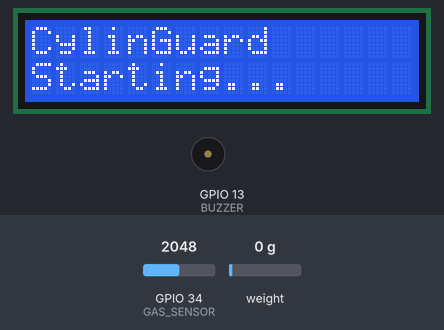
A sketch run on a simulated ESP32. Shown: 16×2 character LCD, buzzer (waves = sounding, pin HIGH). Inputs (shaded band) come from the test bench; at power-on: GPIO 34 (GAS_SENSOR) = 2048, weight on the scale 0 g (analog values on the 0–4095 scale). WiFi joins after 1.5 s; servers stay silent unless stated; the modem accepts every AT command (registered, SIM ready, sends succeed) and sends nothing else; what the sketch prints to the serial monitor is not drawn.

Above: at 0.1 s.
At 2.1 s:
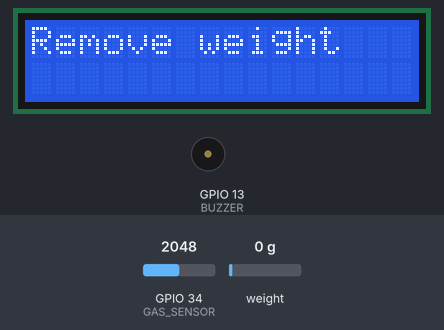
At 9.7 s:
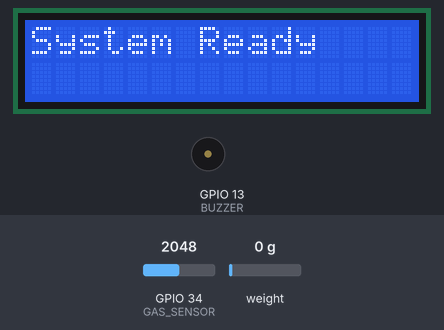
At 11.3 s:
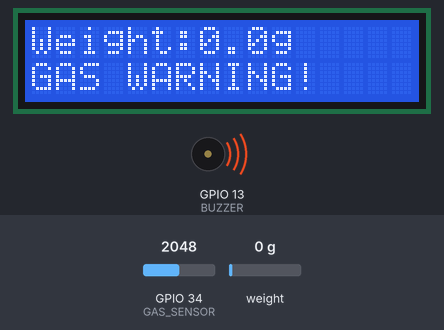
Timing chart, 0 to 12.8 s (numbered marks = the images above):
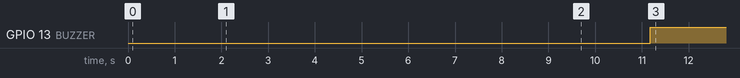

The sketch:

cylinguard_gsm_lcd.ino
```cpp
/*
 * CylinGuard GSM/LCD firmware variant
 *
 * Local behavior:
 *   - Displays gross load-cell weight and MQ-6 value on a 16x2 I2C LCD.
 *   - Sounds the buzzer for gas or low weight.
 *   - Sends an SMS and places a call on each alert transition, with cooldown.
 *
 * Backend behavior:
 *   - Uses ESP32 Wi-Fi to POST readings to /api/iot/sensor-data.
 *   - Sends weight in kilograms because that is the backend contract.
 *
 * This sketch is intentionally in its own folder. Do not place it beside another
 * sketch with setup() and loop(), because Arduino compiles all .ino files in one
 * sketch directory together.
 *
 * Verify the sensor calibration, MQ-6 threshold, relay/actuator safety, Wi-Fi
 * credentials, and GSM wiring on real hardware before deployment.
 */

#include <ArduinoJson.h>
#include <HTTPClient.h>
#include <LiquidCrystal_I2C.h>
#include <WiFi.h>
#include <Wire.h>
#include "HX711.h"

// LCD 16x2 I2C
LiquidCrystal_I2C lcd(0x27, 16, 2);

// HX711 load cell
static const uint8_t HX711_DT = 18;
static const uint8_t HX711_SCK = 19;
HX711 scale;

// The factor must be calibrated for this load cell and library unit convention.
static const float CALIBRATION_FACTOR = 208.614f;

// MQ-6 analog input
static const uint8_t GAS_SENSOR = 34;
static const int GAS_THRESHOLD = 2000;

// GSM module
static const uint8_t GSM_RX = 26;
static const uint8_t GSM_TX = 27;
HardwareSerial gsm(1);
const char PHONE_NUMBER[] = "+<COUNTRY_CODE><PHONE_NUMBER>";

// Wi-Fi/backend
const char WIFI_SSID[] = "REPLACE_WITH_WIFI_SSID";
const char WIFI_PASSWORD[] = "REPLACE_WITH_WIFI_PASSWORD";
const char API_BASE[] = "http://192.168.1.100";
const char DEVICE_ID[] = "ESP32-CYL-001";
const char DEVICE_API_KEY[] = "";

// Buzzer and thresholds
static const uint8_t BUZZER = 13;
static const float LOW_WEIGHT_GRAMS = 300.0f;
static const unsigned long ALERT_COOLDOWN_MS = 60000UL;

// Timing and sampling
static const uint8_t WEIGHT_SAMPLES = 5;
static const uint8_t GAS_SAMPLES = 8;
static const unsigned long REPORT_INTERVAL_MS = 30000UL;
static const unsigned long WIFI_RETRY_INTERVAL_MS = 15000UL;
static const uint16_t HTTP_TIMEOUT_MS = 8000;

unsigned long lastGasAlert = 0;
unsigned long lastWeightAlert = 0;
unsigned long lastReport = 0;
unsigned long lastWiFiAttempt = 0;
unsigned long reportIntervalMs = REPORT_INTERVAL_MS;

void sendSMS(const char* message) {
  gsm.println("AT+CMGF=1");
  delay(500);
  gsm.print("AT+CMGS=\"");
  gsm.print(PHONE_NUMBER);
  gsm.println("\"");
  delay(1000);
  gsm.print(message);
  delay(300);
  gsm.write(26);
  delay(5000);
}

void makeCall() {
  gsm.print("ATD");
  gsm.print(PHONE_NUMBER);
  gsm.println(";");
  delay(15000);
  gsm.println("ATH");
  delay(1000);
}

void sendAlert(const char* message) {
  Serial.println(message);
  sendSMS(message);
  makeCall();
}

void connectWiFi(bool force) {
  if (WiFi.status() == WL_CONNECTED) {
    return;
  }

  unsigned long now = millis();
  if (!force && now - lastWiFiAttempt < WIFI_RETRY_INTERVAL_MS) {
    return;
  }
  lastWiFiAttempt = now;

  Serial.print("Connecting to Wi-Fi");
  WiFi.mode(WIFI_STA);
  WiFi.begin(WIFI_SSID, WIFI_PASSWORD);

  unsigned long deadline = millis() + 6000UL;
  while (WiFi.status() != WL_CONNECTED && millis() < deadline) {
    delay(250);
    Serial.print(".");
  }
  Serial.println();

  if (WiFi.status() == WL_CONNECTED) {
    Serial.print("Wi-Fi connected: ");
    Serial.println(WiFi.localIP());
  } else {
    Serial.println("Wi-Fi unavailable; local monitoring continues");
  }
}

void adoptReportInterval(const String& response) {
  if (response.length() == 0) {
    return;
  }

  JsonDocument document;
  if (deserializeJson(document, response)) {
    Serial.println("Invalid backend response; keeping current interval");
    return;
  }

  unsigned long seconds = document["report_interval_seconds"] | 0UL;
  if (seconds < 5UL || seconds > 3600UL) {
    return;
  }
  reportIntervalMs = seconds * 1000UL;
}

bool postReading(float weightGrams, int gasValue) {
  if (WiFi.status() != WL_CONNECTED) {
    return false;
  }

  JsonDocument document;
  document["device_id"] = DEVICE_ID;
  document["total_weight_kg"] = weightGrams / 1000.0f;
  document["gas_sensor_value"] = gasValue;
  document["wifi_status"] = "CONNECTED";
  document["firmware_version"] = "2.0.0-gsm-lcd";

  String body;
  serializeJson(document, body);

  HTTPClient http;
  String url = String(API_BASE) + "/api/iot/sensor-data";
  http.setTimeout(HTTP_TIMEOUT_MS);
  if (!http.begin(url)) {
    Serial.println("Could not start backend request");
    return false;
  }

  http.addHeader("Content-Type", "application/json");
  if (strlen(DEVICE_API_KEY) > 0) {
    http.addHeader("X-Device-Key", DEVICE_API_KEY);
  }

  int statusCode = http.POST(body);
  if (statusCode >= 200 && statusCode < 300) {
    String response = http.getString();
    adoptReportInterval(response);
    Serial.printf("Uploaded %.1f g, gas %d, HTTP %d\n",
                  weightGrams, gasValue, statusCode);
    http.end();
    return true;
  }

  Serial.printf("Backend upload failed: HTTP %d\n", statusCode);
  http.end();
  return false;
}

float readWeightGrams(bool& ready) {
  ready = scale.is_ready();
  if (!ready) {
    return 0.0f;
  }
  return scale.get_units(WEIGHT_SAMPLES);
}

int readGasValue() {
  long total = 0;
  for (uint8_t sample = 0; sample < GAS_SAMPLES; sample++) {
    total += analogRead(GAS_SENSOR);
    delay(8);
  }
  return static_cast<int>(total / GAS_SAMPLES);
}

void updateLCD(float weightGrams, bool loadCellReady, int gasValue,
               bool gasDetected, bool lowWeight) {
  lcd.setCursor(0, 0);
  if (loadCellReady) {
    lcd.print("Weight:");
    lcd.print(weightGrams, 1);
    lcd.print("g   ");
  } else {
    lcd.print("Load cell error ");
  }

  lcd.setCursor(0, 1);
  if (gasDetected) {
    lcd.print("GAS WARNING!    ");
  } else if (lowWeight) {
    lcd.print("LOW WEIGHT!     ");
  } else {
    lcd.print("Gas:");
    lcd.print(gasValue);
    lcd.print(" Normal   ");
  }
}

void setup() {
  Serial.begin(115200);

  Wire.begin(21, 22);
  lcd.init();
  lcd.backlight();
  lcd.setCursor(0, 0);
  lcd.print("CylinGuard");
  lcd.setCursor(0, 1);
  lcd.print("Starting...");
  delay(2000);

  pinMode(GAS_SENSOR, INPUT);
  analogReadResolution(12);

  pinMode(BUZZER, OUTPUT);
  digitalWrite(BUZZER, LOW);

  scale.begin(HX711_DT, HX711_SCK);
  scale.set_scale(CALIBRATION_FACTOR);
  if (scale.is_ready()) {
    lcd.clear();
    lcd.print("Remove weight");
    delay(2000);
    scale.tare();
  } else {
    Serial.println("HX711 is not ready");
  }

  gsm.begin(9600, SERIAL_8N1, GSM_RX, GSM_TX);
  delay(3000);
  gsm.println("AT");

  connectWiFi(true);

  lcd.clear();
  lcd.print("System Ready");
  delay(1000);
}

void loop() {
  int gasValue = readGasValue();
  bool loadCellReady = false;
  float weightGrams = readWeightGrams(loadCellReady);

  bool gasDetected = gasValue >= GAS_THRESHOLD;
  bool lowWeight = loadCellReady &&
                   weightGrams >= 0.0f &&
                   weightGrams < LOW_WEIGHT_GRAMS;

  digitalWrite(BUZZER, (gasDetected || lowWeight) ? HIGH : LOW);
  updateLCD(weightGrams, loadCellReady, gasValue, gasDetected, lowWeight);

  unsigned long now = millis();
  if (gasDetected &&
      (lastGasAlert == 0 || now - lastGasAlert >= ALERT_COOLDOWN_MS)) {
    sendAlert("CylinGuard: High gas sensor reading. Check immediately.");
    lastGasAlert = millis();
  }

  if (lowWeight &&
      (lastWeightAlert == 0 || now - lastWeightAlert >= ALERT_COOLDOWN_MS)) {
    sendAlert("CylinGuard: Weight below 300 grams.");
    lastWeightAlert = millis();
  }

  connectWiFi(false);
  if (loadCellReady && now - lastReport >= reportIntervalMs) {
    lastReport = now;
    if (!postReading(weightGrams, gasValue)) {
      Serial.println("Reading not uploaded; local monitoring continues");
    }
  }

  delay(500);
}
```

Measured:
- by itself, GPIO 13 (BUZZER): LOW → HIGH at 11.2 s
- what the display in image 1 shows lasts 7.5 s, from 2.1 s to 9.6 s
- what the display in image 2 shows lasts 1.6 s, from 9.6 s to 11.2 s
